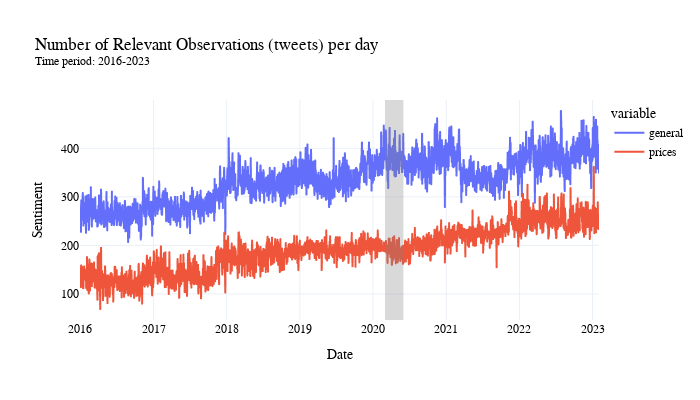

Source (notebook cell):
### Code cell
#Define the function that will be used to keep plot style consistent 
def plot_clean(df, vars, title_in,ylabel,height_in):
    fig = px.line(df, x=df.index, y=vars, title=title_in, template="plotly_white", width = 700, height = height_in )
    fig.update_layout(
        font_family="Georgia",
        font_color="black",
        yaxis_title = ylabel,
        xaxis_title = "Date"
        
    )
    # ADD NBER bar shading 
    fig.add_vrect(
        x0='2020-03-01 00:00:00',
        x1='2020-06-01 00:00:00',
        fillcolor="grey",
        opacity=0.3,
        line_width=0,
    )
    fig.show()

#Plot sample size 
plot_clean(agg_count, ['general','prices'], 'Number of Relevant Observations (tweets) per day <br><sup>Time period: 2016-2023 </sup> ' , 'Sentiment',400)

### Figure 1 — Plotly figure (JSON) as saved in the notebook; plotly's stock layout.template omitted (floating-point values rounded to 4 significant figures; data arrays with more than 128 entries replaced by an {"elided": "..."} marker saying what was removed)
{"data": [{"hovertemplate": "variable=general<br>date=%{x}<br>value=%{y}<extra></extra>", "legendgroup": "general", "line": {"color": "#636efa", "dash": "solid"}, "marker": {"symbol": "circle"}, "mode": "lines", "name": "general", "showlegend": true, "type": "scattergl", "x": {"elided": "2591 str values"}, "xaxis": "x", "y": {"elided": "2591 int values"}, "yaxis": "y"}, {"hovertemplate": "variable=prices<br>date=%{x}<br>value=%{y}<extra></extra>", "legendgroup": "prices", "line": {"color": "#EF553B", "dash": "solid"}, "marker": {"symbol": "circle"}, "mode": "lines", "name": "prices", "showlegend": true, "type": "scattergl", "x": {"elided": "2591 str values"}, "xaxis": "x", "y": {"elided": "2591 int values"}, "yaxis": "y"}], "layout": {"font": {"color": "black", "family": "Georgia"}, "height": 400, "legend": {"title": {"text": "variable"}, "tracegroupgap": 0}, "shapes": [{"fillcolor": "grey", "line": {"width": 0}, "opacity": 0.3, "type": "rect", "x0": "2020-03-01 00:00:00", "x1": "2020-06-01 00:00:00", "xref": "x", "y0": 0, "y1": 1, "yref": "y domain"}], "title": {"text": "Number of Relevant Observations (tweets) per day <br><sup>Time period: 2016-2023 </sup> "}, "width": 700, "xaxis": {"anchor": "y", "domain": [0, 1], "title": {"text": "Date"}}, "yaxis": {"anchor": "x", "domain": [0, 1], "title": {"text": "Sentiment"}}}}
